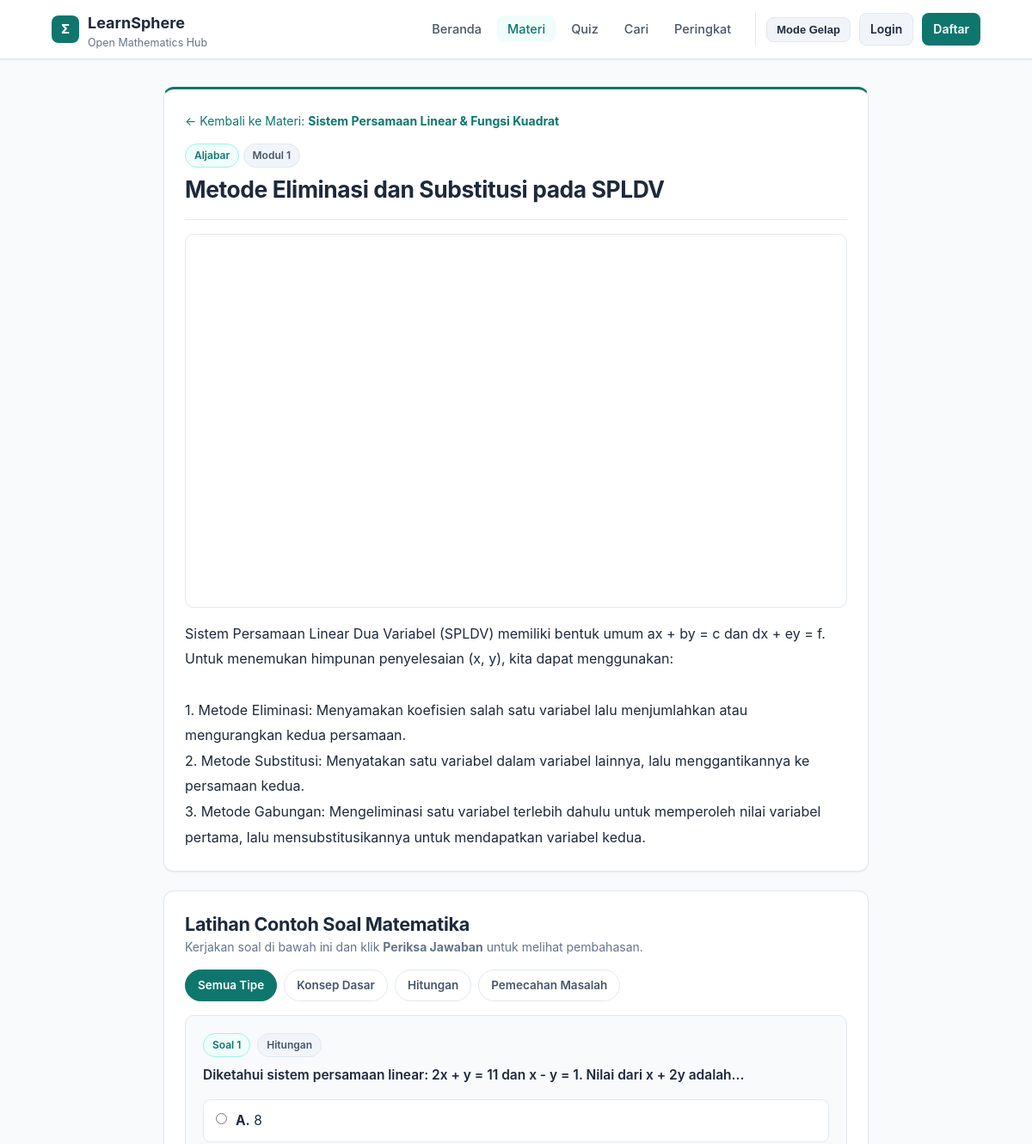
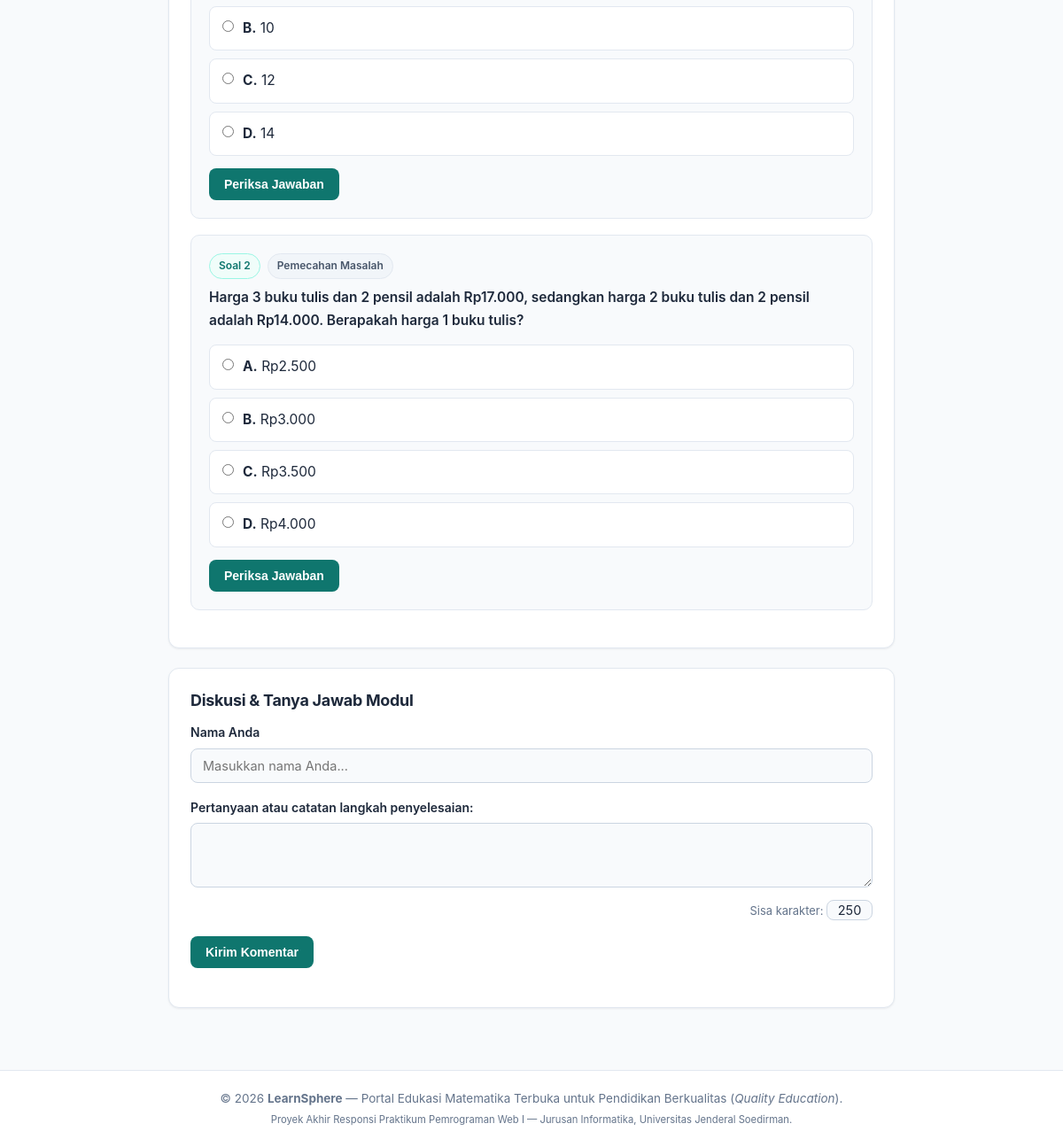
Screenshot of /modul_detail.php?id=1 with the database file from the repository (2 pictures, top to bottom).
### tables this page shows
CREATE TABLE modul_materi (
    id INT(11) AUTO_INCREMENT PRIMARY KEY,
    materi_id INT(11) NOT NULL,
    urutan INT(11) NOT NULL DEFAULT 1,
    judul_modul VARCHAR(150) NOT NULL,
    konten TEXT NOT NULL,
    gambar VARCHAR(255) DEFAULT NULL,
    video_file VARCHAR(255) DEFAULT NULL,
    video_url VARCHAR(255) DEFAULT NULL,
    created_at TIMESTAMP DEFAULT CURRENT_TIMESTAMP,
    FOREIGN KEY (materi_id) REFERENCES materi(id) ON DELETE CASCADE
);

CREATE TABLE materi (
    id INT(11) AUTO_INCREMENT PRIMARY KEY,
    kategori_id INT(11) NOT NULL,
    user_id INT(11) NOT NULL,
    judul VARCHAR(150) NOT NULL,
    tingkat ENUM('Dasar', 'Menengah', 'Lanjut') NOT NULL DEFAULT 'Dasar',
    deskripsi TEXT NOT NULL,
    thumbnail VARCHAR(255) DEFAULT NULL,
    created_at TIMESTAMP DEFAULT CURRENT_TIMESTAMP,
    FOREIGN KEY (kategori_id) REFERENCES kategori(id) ON DELETE RESTRICT,
    FOREIGN KEY (user_id) REFERENCES users(id) ON DELETE CASCADE
);

CREATE TABLE kategori (
    id INT(11) AUTO_INCREMENT PRIMARY KEY,
    nama_kategori VARCHAR(80) NOT NULL UNIQUE,
    deskripsi VARCHAR(255) NOT NULL
);

CREATE TABLE contoh_soal (
    id INT(11) AUTO_INCREMENT PRIMARY KEY,
    modul_id INT(11) NOT NULL,
    kategori_soal ENUM('Konsep Dasar', 'Hitungan', 'Pemecahan Masalah') NOT NULL DEFAULT 'Konsep Dasar',
    pertanyaan TEXT NOT NULL,
    pilihan_a VARCHAR(255) NOT NULL,
    pilihan_b VARCHAR(255) NOT NULL,
    pilihan_c VARCHAR(255) NOT NULL,
    pilihan_d VARCHAR(255) NOT NULL,
    jawaban_benar ENUM('A', 'B', 'C', 'D') NOT NULL,
    pembahasan TEXT NOT NULL,
    FOREIGN KEY (modul_id) REFERENCES modul_materi(id) ON DELETE CASCADE
);

### config/functions.php (called while the page is built, shortened)
<?php
function formatYoutubeEmbed($url) {
    return htmlspecialchars($url);
}
?>

### modul_detail.php (the view, shortened to what this page needs)
<?php
require_once 'config/koneksi.php';
require_once 'config/functions.php';
$id = isset($_GET['id']) ? (int)$_GET['id'] : 0;
$modul = mysqli_fetch_assoc(mysqli_query($conn, "SELECT mm.*, m.judul AS judul_materi, k.nama_kategori FROM modul_materi mm JOIN materi m ON mm.materi_id = m.id JOIN kategori k ON m.kategori_id = k.id WHERE mm.id = $id"));
$filter_kat_soal = isset($_GET['kat_soal']) ? trim($_GET['kat_soal']) : '';
$where_cs = "WHERE modul_id = $id";
$contoh_list  = mysqli_query($conn, "SELECT * FROM contoh_soal $where_cs ORDER BY id ASC");
include 'includes/header.php';
?>
<div class="reading-container">
    <section class="card card-accent">
        <a href="materi_detail.php?id=<?= $modul['materi_id'] ?>" style="font-size:14px;">&larr; Kembali ke Materi: <b><?= htmlspecialchars($modul['judul_materi']) ?></b></a>
        <div style="margin-top:12px;">
            <span class="badge badge-accent"><?= htmlspecialchars($modul['nama_kategori']) ?></span>
            <span class="badge">Modul <?= $modul['urutan'] ?></span>
            <h1 style="margin-top:8px;"><?= htmlspecialchars($modul['judul_modul']) ?></h1>
        </div>
        <hr style="border:none; border-top:1px solid var(--border-color); margin: 16px 0;">
        <?php if (!empty($modul['video_url'])): ?>
            <div class="video-container">
                <iframe src="<?= formatYoutubeEmbed($modul['video_url']) ?>" frameborder="0" allowfullscreen></iframe>
            </div>
        <?php endif; ?>
        <div class="module-prose">
            <?= nl2br(htmlspecialchars($modul['konten'])) ?>
        </div>
    </section>
    <section class="card" id="latihan-soal">
        <div style="display:flex; justify-content:space-between; align-items:center; flex-wrap:wrap; gap:10px; margin-bottom:14px;">
            <div>
                <h2>Latihan Contoh Soal Matematika</h2>
                <p style="font-size:14px; color:var(--text-muted);">Kerjakan soal di bawah ini dan klik <b>Periksa Jawaban</b> untuk melihat pembahasan.</p>
            </div>
        </div>
        <div class="filter-pills" style="margin-bottom:16px;">
            <a href="modul_detail.php?id=<?= $id ?>#latihan-soal" class="pill-link <?= $filter_kat_soal === '' ? 'active' : '' ?>">Semua Tipe</a>
            <a href="modul_detail.php?id=<?= $id ?>&kat_soal=Konsep+Dasar#latihan-soal" class="pill-link <?= $filter_kat_soal === 'Konsep Dasar' ? 'active' : '' ?>">Konsep Dasar</a>
            <a href="modul_detail.php?id=<?= $id ?>&kat_soal=Hitungan#latihan-soal" class="pill-link <?= $filter_kat_soal === 'Hitungan' ? 'active' : '' ?>">Hitungan</a>
            <a href="modul_detail.php?id=<?= $id ?>&kat_soal=Pemecahan+Masalah#latihan-soal" class="pill-link <?= $filter_kat_soal === 'Pemecahan Masalah' ? 'active' : '' ?>">Pemecahan Masalah</a>
        </div>
        <?php if (mysqli_num_rows($contoh_list) === 0): ?>
            <p style="color:var(--text-muted); font-size:14.5px;">Belum ada contoh soal untuk kategori ini.</p>
        <?php else: ?>
            <?php $no = 1; while ($cs = mysqli_fetch_assoc($contoh_list)): ?>
                <div class="practice-card">
                    <div class="practice-question">
                        <span class="badge badge-accent" style="margin-right:4px;">Soal <?= $no++ ?></span>
                        <span class="badge" style="margin-right:6px;"><?= htmlspecialchars($cs['kategori_soal']) ?></span>
                        <div style="margin-top:8px;"><?= nl2br(htmlspecialchars($cs['pertanyaan'])) ?></div>
                    </div>
                    <?php
                    $opsi_contoh = [
                        'A' => $cs['pilihan_a'],
                        'B' => $cs['pilihan_b'],
                        'C' => $cs['pilihan_c'],
                        'D' => $cs['pilihan_d']
                    ];
                    ?>
                    <div class="practice-options">
                        <?php foreach ($opsi_contoh as $huruf => $teks): ?>
                            <label class="practice-option" id="label-contoh-<?= $cs['id'] ?>-<?= $huruf ?>">
                                <input type="radio" name="contoh_opsi_<?= $cs['id'] ?>" value="<?= $huruf ?>">
                                <span><b><?= $huruf ?>.</b> <?= htmlspecialchars($teks) ?></span>
                            </label>
                        <?php endforeach; ?>
                    </div>
                    <div style="display:flex; align-items:center; gap:10px; flex-wrap:wrap;">
                        <button type="button" class="btn btn-primary" onclick="periksaContohSoal(<?= $cs['id'] ?>, '<?= $cs['jawaban_benar'] ?>')">
                            Periksa Jawaban
                        </button>
                    </div>
                </div>
            <?php endwhile; ?>
        <?php endif; ?>
    </section>
    <section class="card" id="diskusi">
        <h3>Diskusi & Tanya Jawab Modul</h3>
        <form method="POST" action="" style="margin-top:12px; margin-bottom:20px;">
            <?php if (!isset($_SESSION['user_id'])): ?>
                <div class="form-group">
                    <label for="nama_pengirim">Nama Anda</label>
                    <input type="text" id="nama_pengirim" name="nama_pengirim" placeholder="Masukkan nama Anda..." required>
                </div>
            <?php endif; ?>
            <div class="form-group">
                <label for="komentar">Pertanyaan atau catatan langkah penyelesaian:</label>
                <textarea id="komentar" name="komentar" rows="3" onkeyup="hitungKarakter('komentar', 'sisa-karakter', 250)" required></textarea>
                <div style="text-align:right; margin-top:4px;">
                    <small style="color:var(--text-muted);">Sisa karakter: <input type="text" id="sisa-karakter" value="250" readonly style="width:52px; padding:2px 6px; display:inline-block; text-align:center;"></small>
                </div>
            </div>
            <button type="submit" name="kirim_komentar" class="btn btn-primary">Kirim Komentar</button>
        </form>
    </section>
</div>
<?php include 'includes/footer.php'; ?>

### assets/css/style.css (style rules this page uses)
:root { --bg-page: #f8fafc; --bg-surface: #ffffff; --bg-subtle: #f1f5f9; --border-color: #e2e8f0; --border-strong: #cbd5e1; --text-primary: #1e293b; --text-secondary: #475569; --text-muted: #64748b; --accent: #0f766e; --accent-hover: #115e59; --accent-soft: #f0fdfa; --accent-border: #99f6e4; --success-bg: #ecfdf5; --success-border: #10b981; --success-text: #065f46; --error-bg: #fef2f2; --error-border: #ef4444; --error-text: #991b1b; --warning-bg: #fffbeb; --warning-border: #f59e0b; --shadow-sm: 0 1px 3px rgba(15, 23, 42, 0.04), 0 1px 2px rgba(15, 23, 42, 0.03); --shadow-md: 0 4px 12px rgba(15, 23, 42, 0.06); }
* { box-sizing: border-box; margin: 0; padding: 0; }
body { font-family: 'Inter', -apple-system, BlinkMacSystemFont, 'Segoe UI', Roboto, sans-serif; background-color: var(--bg-page); color: var(--text-primary); line-height: 1.7; font-size: 15.5px; display: flex; flex-direction: column; min-height: 100vh; transition: background-color 0.25s ease, color 0.25s ease; }
h1, h2, h3, h4 { color: var(--text-primary); font-weight: 700; letter-spacing: -0.015em; line-height: 1.35; }
h1 { font-size: 1.65rem; }
h2 { font-size: 1.35rem; }
h3 { font-size: 1.12rem; }
a { color: var(--accent); text-decoration: none; }
.reading-container { max-width: 820px; margin: 0 auto; }
.card { background-color: var(--bg-surface); border: 1px solid var(--border-color); border-radius: 12px; padding: 24px; margin-bottom: 22px; box-shadow: var(--shadow-sm); transition: border-color 0.2s ease, box-shadow 0.2s ease; }
.card-accent { border-top: 3px solid var(--accent); }
.btn { display: inline-flex; align-items: center; justify-content: center; gap: 6px; padding: 9px 16px; border-radius: 8px; text-decoration: none !important; font-weight: 600; font-size: 14px; cursor: pointer; border: 1px solid transparent; transition: all 0.18s ease; }
.btn-primary { background-color: var(--accent); color: #ffffff !important; }
.form-group { margin-bottom: 16px; }
.form-group label { display: block; font-weight: 600; font-size: 14px; margin-bottom: 6px; color: var(--text-primary); }
input[type="text"], input[type="email"], input[type="password"], input[type="number"], input[type="url"], input[type="file"], select, textarea { width: 100%; padding: 10px 13px; background-color: var(--bg-page); color: var(--text-primary); border: 1px solid var(--border-strong); border-radius: 8px; font-size: 14.5px; font-family: inherit; transition: border-color 0.2s ease, box-shadow 0.2s ease; }
.module-prose { font-size: 16px; line-height: 1.85; color: var(--text-primary); margin-top: 16px; }
.video-container { position: relative; padding-bottom: 56.25%; height: 0; overflow: hidden; border-radius: 10px; border: 1px solid var(--border-color); margin: 14px 0; }
.video-container iframe { position: absolute; top: 0; left: 0; width: 100%; height: 100%; }
.practice-card { background-color: var(--bg-page); border: 1px solid var(--border-color); border-radius: 10px; padding: 20px; margin-bottom: 18px; }
.practice-question { font-weight: 600; font-size: 15.5px; margin-bottom: 14px; color: var(--text-primary); }
.practice-options { display: flex; flex-direction: column; gap: 9px; margin-bottom: 14px; }
.practice-option { display: flex; align-items: flex-start; gap: 10px; padding: 11px 14px; background-color: var(--bg-surface); border: 1.5px solid var(--border-color); border-radius: 8px; cursor: pointer; transition: all 0.16s ease; }
.practice-option input[type="radio"] { margin-top: 4px; accent-color: var(--accent); cursor: pointer; }
.badge { display: inline-block; padding: 3px 10px; font-size: 12px; font-weight: 600; border-radius: 20px; background-color: var(--bg-subtle); color: var(--text-secondary); border: 1px solid var(--border-color); }
.badge-accent { background-color: var(--accent-soft); color: var(--accent); border-color: var(--accent-border); }
.filter-pills { display: flex; gap: 8px; flex-wrap: wrap; margin-bottom: 20px; }
.pill-link { padding: 6px 14px; border-radius: 20px; font-size: 13.5px; font-weight: 600; background-color: var(--bg-surface); color: var(--text-secondary); border: 1px solid var(--border-color); text-decoration: none !important; transition: all 0.18s ease; }
.pill-link:hover, .pill-link.active { background-color: var(--accent); color: #ffffff !important; border-color: var(--accent); }

### rows the page displays
modul_materi: materi.judul "Sistem Persamaan Linear & Fungsi Kuadrat", kategori.nama_kategori "Aljabar", urutan "1", judul_modul "Metode Eliminasi dan Substitusi pada SPLDV", konten "Sistem Persamaan Linear Dua Variabel (SPLDV) memiliki bentuk umum ax + by = c dan dx + ey = f. Untuk menemukan himpunan penyelesaian (x, y), kita dapat menggunakan: 1. Metode Eliminasi: Menyamakan koefisien salah satu variabel lalu menjumlahkan atau mengurangkan kedua persamaan. 2. Metode Substitusi: Menyatakan satu variabel dalam variabel lainnya, lalu menggantikannya ke persamaan kedua. 3. Metode Gabungan: Mengeliminasi satu variabel terlebih dahulu untuk memperoleh nilai variabel pertama, lalu mensubstitusikannya untuk mendapatkan variabel kedua."
contoh_soal: kategori_soal "Hitungan", pertanyaan "Diketahui sistem persamaan linear: 2x + y = 11 dan x - y = 1. Nilai dari x + 2y adalah...", huruf "A", pilihan_a "8", huruf "B", pilihan_b "10", huruf "C", pilihan_c "12", huruf "D", pilihan_d "14"
contoh_soal: kategori_soal "Pemecahan Masalah", pertanyaan "Harga 3 buku tulis dan 2 pensil adalah Rp17.000, sedangkan harga 2 buku tulis dan 2 pensil adalah Rp14.000. Berapakah harga 1 buku tulis?", huruf "A", pilihan_a "Rp2.500", huruf "B", pilihan_b "Rp3.000", huruf "C", pilihan_c "Rp3.500", huruf "D", pilihan_d "Rp4.000"
